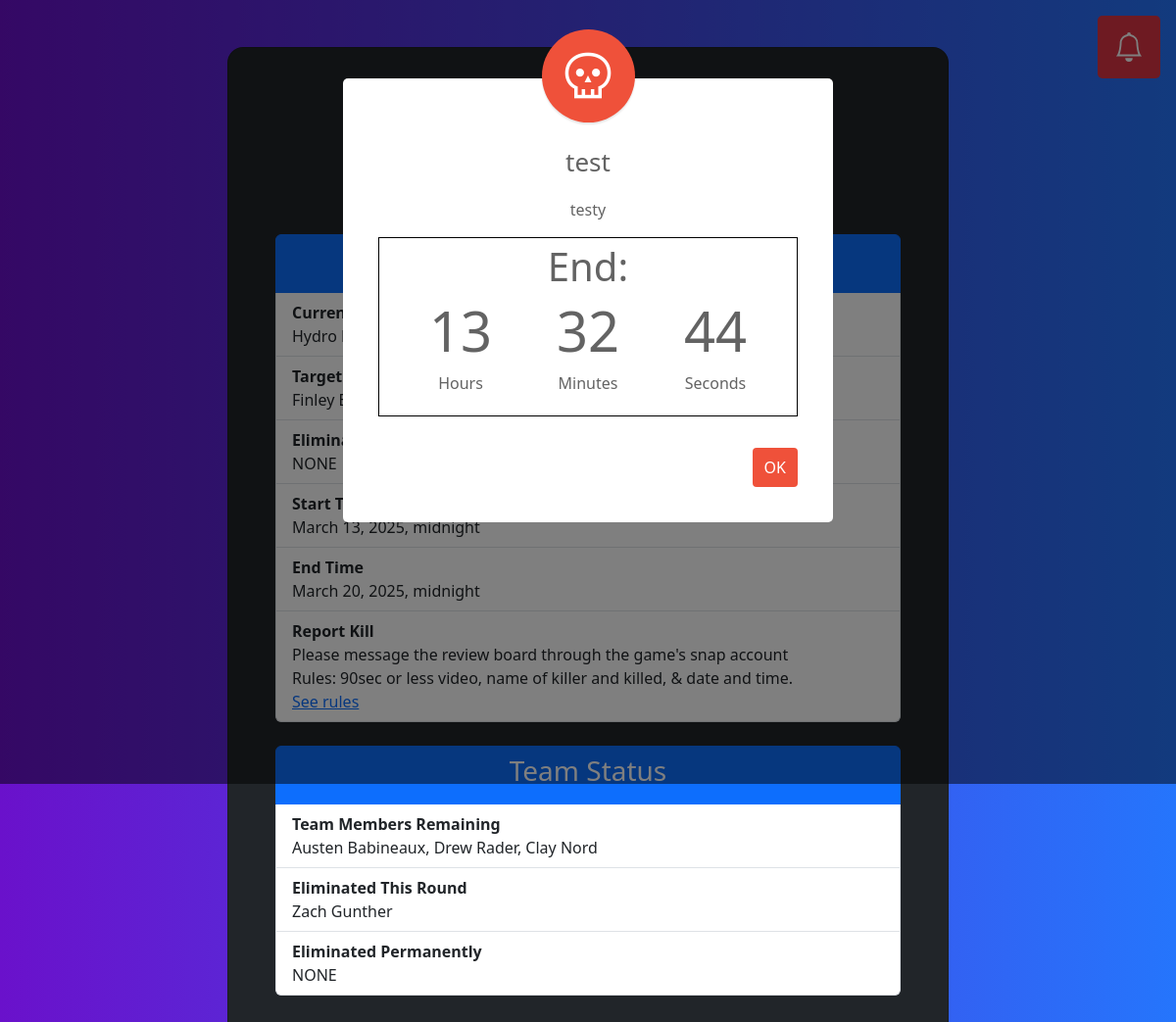
Screenshot of /home/JQGGLG6M with the database file from the repository.
### assignments/models.py (models this page shows, shortened)
class Team(models.Model):
    id = models.IntegerField(default=0, primary_key=True)
    name = models.CharField(max_length=200)
    eliminated = models.BooleanField(default=False)
    eliminated_date=models.DateField(null=True, blank=True)
    def generate_viewing_code() -> str:
        return ''.join(random.choices(string.ascii_uppercase + string.digits, k=8))
    viewing_code = models.CharField(max_length=8, default=generate_viewing_code, unique=True)

class Round(models.Model):
    index = models.IntegerField(default=0)
    start_date = models.DateTimeField("Date Round Starts")
    end_date = models.DateTimeField("Date Round Ends")
    completed = models.BooleanField(default=False)

class Participant(models.Model):
    name = models.CharField(max_length=200)
    team = models.ForeignKey(Team, on_delete=models.CASCADE, related_name="participants")
    round_eliminated = models.BooleanField(default=False)
    eliminated_permanently = models.BooleanField(default=False)
    def is_eliminated(self):
        return self.round_eliminated or self.eliminated_permanently

class RuleSuspension(models.Model):
    type = models.CharField(max_length=100)
    rules_suspended = models.TextField()
    notification_time = models.DateTimeField()
    start_time = models.DateTimeField()
    end_time = models.DateTimeField()

### assignments/views.py (the view, shortened to what this page needs)
# urls.py: 2. Add a URL to urlpatterns:  path('', views.home, name='home')
def home(request, team_code):
	try:
		team = Team.objects.get(viewing_code=team_code)
		current_round = getCurRound()
		current_round_index = current_round.index
	except (KeyError, Team.DoesNotExist):
		return HttpResponseRedirect(reverse("assignments:login"))
	except (AttributeError):
		dneTemplate = loader.get_template("assignments/roundDNE.html")
		nextRound = Round.objects.all().order_by('start_date').first()
		return HttpResponse(dneTemplate.render({'nextRound': nextRound}, request))
	cur_round_targets = Target.objects.filter(round = current_round).filter(prosecuting_team = team)
	if len(cur_round_targets) != 1:
		print(f"Invalid number of targets!! Currently has {cur_round_targets}")
	cur_target = cur_round_targets[0]
	target_participant_objs = Participant.objects.filter(team=cur_target.target_team).filter(eliminated_permanently=False)
	target_participants = convertQueryToNameList(target_participant_objs)
	eliminated_targets = target_participant_objs.filter(round_eliminated=True)
	elimed_targets = convertQueryToNameList(eliminated_targets)
	remainingMembersObjs = Participant.objects.filter(team=team).filter(round_eliminated=False).filter(eliminated_permanently=False)
	remainingMembers = convertQueryToNameList(remainingMembersObjs)
	roundElimedMembersObjs = Participant.objects.filter(team=team).filter(round_eliminated=True).filter(eliminated_permanently=False)
	roundElimedTeam = convertQueryToNameList(roundElimedMembersObjs)
	permElimedObjs = Participant.objects.filter(team=team).filter(eliminated_permanently=True)
	permElimedTeam = convertQueryToNameList(permElimedObjs)
	notifications = list()
	kills = Kill.objects.filter(target=cur_target)
	for issue in Issue.objects.filter(closed=False):
		notifications.append({
			"header": "New Vote",
			"body": f"{issue.label}. For: {issue.get_for_votes()}, against: {issue.get_against_votes()}, required to pass: {issue.get_majority()}",
			"link": f"/vote/{team_code}/{issue.id}"
		})
	ruleSuspension = getCurRuleSuspension()
	template = loader.get_template("assignments/home.html")
	context = {
		'team_code': team.viewing_code,
		'team_name': team.name,
		'current_round_index': current_round_index,
		'cur_round_start': current_round.start_date,
		'cur_round_end': current_round.end_date,
		'target_participants': ', '.join(target_participants),
		'elimed_targets':  ', '.join(elimed_targets),
		'target_name': cur_target.target_team.name,
		'notifications': notifications,
		'remaining_members': ', '.join(remainingMembers),
		'roundElimedTeam': ', '.join(roundElimedTeam),
		'permElimedTeam': ', '.join(permElimedTeam),
		'cur_target':cur_target,
		'rule_suspension': ruleSuspension
	}
	return HttpResponse(template.render(context, request))

### assignments/models.py (called while the page is built)
    def get_for_votes(self):
        votes = self.votes.filter(in_favor=True)
        count = 0
        for vote in votes:
            if self.team_vote and not vote.team.eliminated:
                count += 1
                continue
            elif not vote.participant.is_eliminated():
                count += 1
        return count

    def get_against_votes(self):
        votes = self.votes.filter(in_favor=False)
        count = 0
        for vote in votes:
            if self.team_vote and not vote.team.eliminated:
                count += 1
                continue
            if not vote.participant.is_eliminated():
                count += 1
        return count

    def get_majority(self):
        majority = 0
        if self.team_vote:
            majority = math.floor(len(Team.objects.filter(eliminated=False)) / 2)
        else:
            majority = math.floor(len(
                Participant.objects.filter(round_eliminated=False).filter(eliminated_permanently=False)
            ) / 2)
        return majority

### assignments/views.py (called while the page is built)
def getCurRound() -> Round:
	rounds = Round.objects.all()
	for round in rounds:
		if round.start_date <= timezone.now() and round.end_date > timezone.now():
			return round
	return None

def getCurRuleSuspension () -> RuleSuspension:
	ruleSuspensions = RuleSuspension.objects.all()
	print(ruleSuspensions)
	print(timezone.now())
	for r in ruleSuspensions:
		print(r.end_time > timezone.now(), r.end_time, timezone.now())
		if r.notification_time <= timezone.now() and r.end_time > timezone.now():
			return r
	return None

def convertQueryToNameList(query) -> list:
	out = list()
	for p in query:
		out.append(p.name)
	if len(out) == 0:
		out.append("NONE")
	return out

### assignments/templates/assignments/home.html (shortened to what this page needs)
<!DOCTYPE html>
<html>
    <head>
        {% load bootstrap5 %}
        {% bootstrap_css %}
        {% load static %}
    </head>
    <body style="background:black;">
      <section class="h-100 gradient-custom">
        <div class="container py-5 h-100">
          <div class="row d-flex justify-content-center align-items-center h-100">
            <div class="col-20 col-md-16 col-lg-10 col-xl-8">
              <div class="card bg-dark text-white" style="border-radius: 1rem;">
                <div class="card-body p-5 text-center">
                  <div class="mb-md-5 mt-md-4 pb-5">
                    <h2 class="fw-bold mb-2 text-uppercase text-lg-left">Welcome</h2>
                    <p class="text-white-50" style="margin-bottom: 3rem">Team: {{team_name}}</p>
                    <ul class="list-group">
                      <li class="list-group-item active">
                        <h3>Round {{current_round_index}}</h3>
                      </li>
                      <li class="list-group-item d-flex flex-column justify-content-between align-items-start">
                        <div class="fw-bold">Current Target Team</div>
                        {{target_name}}
                      </li>
                      <li class="list-group-item d-flex flex-column justify-content-between align-items-start">
                        <div class="fw-bold">Target Team Members</div>
                        {{target_participants}}
                      </li>
                      <li class="list-group-item d-flex flex-column justify-content-between align-items-start">
                        <div class="fw-bold">Eliminated</div>
                        {{elimed_targets}}
                      </li>
                      <li class="list-group-item d-flex flex-column justify-content-between align-items-start">
                        <div class="fw-bold">Start Time</div>
                        {{cur_round_start}}
                      </li>
                      <li class="list-group-item d-flex flex-column justify-content-between align-items-start">
                        <div class="fw-bold">End Time</div>
                        {{cur_round_end}}
                      </li>
                      <li class="list-group-item d-flex flex-column justify-content-between align-items-start">
                        <div class="fw-bold">Report Kill</div>
                        <div>Please message the review board through the game's snap account</div>
                        <div>Rules: 90sec or less video, name of killer and killed, & date and time.</div>
                        <a
                          href="https://docs.google.com/document/d/1oT0aCWM9ndnWauNS-hPh288OYx0aJeUS5GiKSXL4X8A/"
                          target="_blank"
                        >See rules</a>
                      </li>
                    </ul>
                    <ul class="list-group">
                      <li class="list-group-item active">
                        <h3>Team Status</h3>
                      </li>
                      <li class="list-group-item d-flex flex-column justify-content-between align-items-start">
                        <div class="fw-bold">Team Members Remaining</div>
                        {{remaining_members}}
                      </li>
                      <li class="list-group-item d-flex flex-column justify-content-between align-items-start">
                        <div class="fw-bold">Eliminated This Round</div>
                        {{roundElimedTeam}}
                      </li>
                      <li class="list-group-item d-flex flex-column justify-content-between align-items-start">
                        <div class="fw-bold">Eliminated Permanently</div>
                        {{permElimedTeam}}
                      </li>
                    </ul>
                </div>
              </div>
            </div>
          </div>
        </div>
      </section>
      <button
        class="notification-btn"
        id="notification_btn_id"
      >
      </button>
      <div id="purgeModel" class="modal hide fade " tabindex="-1">
        <div class="modal-dialog modal-confirm modal-md">
          <div class="modal-content d-flex justify-content-center">
            <div class="modal-header">
              <div class="icon-box">
                <i class="material-symbols-outlined">skull</i>
              </div>
              <h4 class="modal-title w-100">{{rule_suspension.type}}</h4>
            </div>
            <div class="modal-body">
              <p class="text-center">{{rule_suspension.rules_suspended}}</p>
              <div id="purge-end-countdown" style="display:none">
                <h1>End:</h1>
                <div id="purge-countdown-child">
                  <div class="col-3">
                    <h3 id="hours2" class="display-4">00</h3>
                    <p>Hours</p>
                  </div>
                  <div class="col-3">
                    <h3 id="minutes2" class="display-4">00</h3>
                    <p>Minutes</p>
                  </div>
                  <div class="col-3">
                    <h3 id="seconds2" class="display-4">00</h3>
                    <p>Seconds</p>
                  </div>
                </div>
              </div>
            </div>
            <div class="modal-footer">
              <button id="model-dismiss" class="btn btn-danger btn-block">OK</button>
            </div>
          </div>
        </div>
      </div>
    </body>
</html>

### assignments/templates/assignments/home.html (style rules this page uses)
.gradient-custom { background: #6a11cb; background: -webkit-linear-gradient(to right, rgba(106, 17, 203, 1), rgba(37, 117, 252, 1)); background: linear-gradient(to right, rgba(106, 17, 203, 1), rgba(37, 117, 252, 1)); min-height: 100vh; }
.notification-btn { position: fixed; right: 1rem; top: 1rem; width:4rem; height:4rem; padding: .5rem 1rem; font-size: 1.25rem; border-radius: .3rem; color: #fff; background-color: #dc3545; border-color: #dc3545; display: inline-block; font-weight: 400; line-height: 1.5; text-align: center; text-decoration: none; vertical-align: middle; user-select: none; border: 1px solid transparent; transition: color .15sease-in-out, background-color .15sease-in-out, border-color .15sease-in-out, box-shadow .15sease-in-out; -webkit-appearance: button; }
.modal-confirm { color: #636363; }
.modal-confirm .modal-content { padding: 20px; border-radius: 5px; border: none; }
.modal-confirm .modal-header { border-bottom: none; position: relative; }
.modal-confirm h4 { text-align: center; font-size: 26px; margin: 30px 0 -15px; }
.modal-confirm .form-control, .modal-confirm .btn { min-height: 40px; border-radius: 3px; }
.modal-confirm .modal-footer { border: none; text-align: center; border-radius: 5px; font-size: 13px; }
.modal-confirm .icon-box { color: #fff; position: absolute; margin: 0 auto; left: 0; right: 0; top: -70px; width: 95px; height: 95px; border-radius: 50%; z-index: 9; background: #ef513a; padding: 15px; text-align: center; box-shadow: 0px 2px 2px rgba(0, 0, 0, 0.1); }
.modal-confirm .icon-box i { font-size: 56px; position: relative; top: 4px; }
.modal-confirm.modal-dialog { margin-top: 80px; }
.modal-confirm .btn { color: #fff; border-radius: 4px; background: #ef513a; text-decoration: none; transition: all 0.4s; line-height: normal; border: none; }
#purge-end-countdown { display: flex; flex-direction: column; align-items: center; justify-content: center; text-align: center; border-style: solid; border-width: 1px; border-color: black; padding:5px; width:100%; }
#purge-countdown-child { display: flex; flex-direction: row; align-items: center; justify-content: space-evenly; width:100%; text-align: center; }

### rows the page displays
Team: name "Hydro…"
Round: start_date "March 13, 2025, midnight", end_date "March 20, 2025, midnight"
Participant: name "Zach Gunther"
RuleSuspension: type "test", rules_suspended "testy"

### other values shown
{{ target_participants }} "Finley…"
{{ elimed_targets }} "NONE"
{{ remaining_members }} "Austen Babineaux, Drew Rader, Clay Nord"
{{ permElimedTeam }} "NONE"
